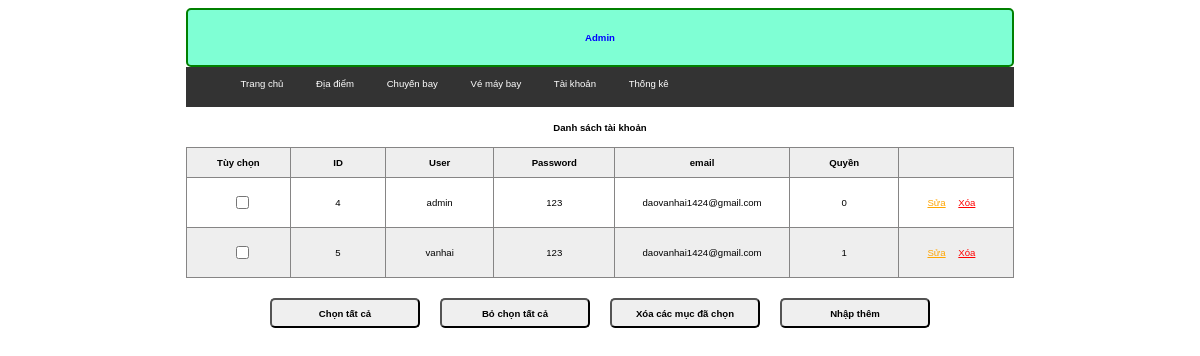
Page /admin/index.php?act=listtk (signed in) on the committed database.
### tables this page shows
CREATE TABLE `tai_khoan` (
  `id` int(11) NOT NULL,
  `user` varchar(255) NOT NULL,
  `pass` varchar(255) NOT NULL,
  `email` varchar(255) NOT NULL,
  `role` tinyint(2) NOT NULL COMMENT '0. admin, 1.nguoi dung'
);

### model/pdo.php (called while the page is built, shortened)
<?php
function pdo_get_connection(){
    $servername = "localhost";
    $username = "root";
    $password = "";
    try {
        $conn = new PDO("mysql:host=$servername;dbname=dat_ve_may_bay", $username, $password);
        $conn->setAttribute(PDO::ATTR_ERRMODE, PDO::ERRMODE_EXCEPTION);
        return $conn;
    } catch(PDOException $e) {
        echo "Connection failed: " . $e->getMessage();
    }
}
function pdo_query($sql){
    $sql_args=array_slice(func_get_args(),1);
    try{
        $conn=pdo_get_connection();
        $stmt=$conn->prepare($sql);
        $stmt->execute($sql_args);
        $rows=$stmt->fetchAll();
        return $rows;
    }
    catch(PDOException $e){
        throw $e;
    }
    finally{
        unset($conn);
    }
}
?>

### model/taikhoan.php (called while the page is built, shortened)
<?php
    function loadall_taikhoan() {
        $sql = "SELECT * FROM `tai_khoan` WHERE 1";
        $listTaiKhoan = pdo_query($sql);
        return $listTaiKhoan;
    }
?>

### admin/taikhoan/list.php (the view, shortened to what this page needs)
<?php
    if (isset($_SESSION['admin'])) {
?>
    <div class="rowheader">
        <h1>Danh sách tài khoản</h1>
    </div>
    <table>
        <tr>
            <th>Tùy chọn</th>
            <th>ID</th>
            <th>User</th>
            <th>Password</th>
            <th>email</th>
            <th>Quyền</th>
            <th></th>
        </tr>
        <?php
            foreach ($listTaiKhoan as $value) {
                extract($value);
                echo '
                <tr>
                    <td><input type="checkbox" name="name[]" id="check_all"></td>
                    <td>'.$id.'</td>
                    <td>'.$user.'</td>
                    <td>'.$pass.'</td>
                    <td>'.$email.'</td>
                    <td>'.$role.'</td>
                    <td class="">
                        <a href="index.php?act=updatetk&id='.$id.'" style="color:orange">Sửa</a>
                        <a href="index.php?act=deltk&id='.$id.'" style="color: red;margin:0 10px;" onclick="return confirm(\'Bạn có chắc xóa không\')">Xóa</a>
                    </td>
                </tr>
                ';
            }
        ?>
    </table>
    <div class="but">
        <input class="border-[2px] bg-[#eee] border-[#868585]" type="button" value="Chọn tất cả" id="btn1">
        <input class="border-[2px] bg-[#eee] border-[#868585]" type="button" value="Bỏ chọn tất cả" id="btn2">
        <input class="border-[2px] bg-[#eee] border-[#868585]" type="button" value="Xóa các mục đã chọn">
        <a href="index.php?act=addtk"><input type="button" value="Nhập thêm" class="border-[2px] bg-[#eee] border-[#868585]"></a>
    </div>
<?php
    }
?>

### css/admin.css (style rules this page uses)
* { box-sizing: border-box; font-family: sans-serif; font-size: 0.8vw; }
.rowheader { height: 40px; width: 100%; display: flex; justify-content: center; align-items: center; background-color: #fff; }
.but { display: flex; justify-content: center; align-items: center; margin: 20px 0; }
input { padding: 4px; width: 100%; }
input[type="button"] { margin: 0 10px; width: 150px; height: 30px; border-radius: 5px 5px 5px 5px; font-weight: 700; }
td { width: 300px; height: 50px; }
th { height: 30px; }
table, th, td { border: 1px solid #868585; text-align: center; padding: 4px; }
table { border-collapse: collapse; }
table tr:nth-child(odd) { background-color: #eee; }
table tr:nth-child(even) { background-color: white; }
input[type="submit"], input[type="reset"], input[type="button"] { margin: 0 10px; height: 30px; border-radius: 5px 5px 5px 5px; font-weight: 700; }

### rows in the picture
tai_khoan: id "4", user "admin", pass "123", email "daovanhai1424@gmail.com", role "0"
tai_khoan: id "5", user "vanhai", pass "123", email "daovanhai1424@gmail.com", role "1"
